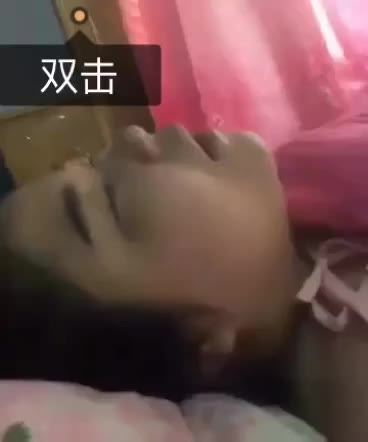
#> input picture image1.tif, 368 x 442 px, found by its file name
$ python uniting_keypoints.py
#> lines starting #> are read from the running program, lines starting #| are printed output that depends on the picture; after the words box and inside, x2 and y2 are one past the last pixel; in counts of white or black regions, pixels touching at a corner belong together
__author__ = 'liuzhen'

# uniting keypoints for duplicate searching

import numpy as np
import cv2
from matplotlib import pyplot as plt
from sklearn.cluster import KMeans

img1 = cv2.imread('/Users/liuzhen-mac/Desktop/image1.tif',0) # queryImage
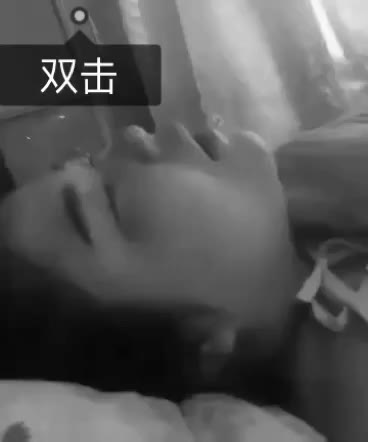
#> img1: shape (442, 368); min 6, max 255, mean 86.2
img2 = cv2.imread('/Users/liuzhen-mac/Desktop/image5.tif',0) # trainImage
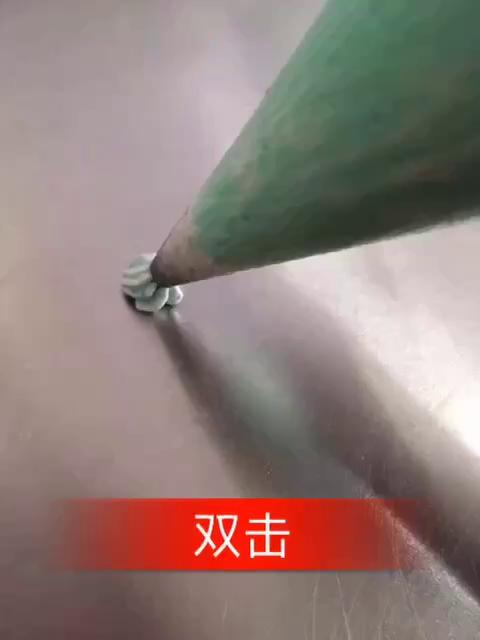
#> input picture image5.tif, 480 x 640 px, found by its file name
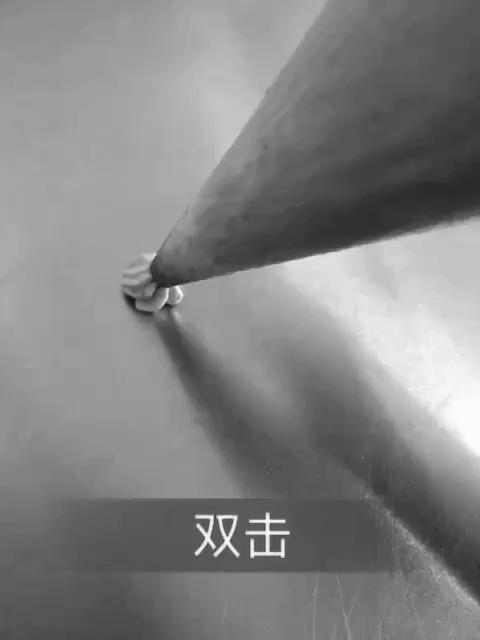
#> img2: shape (640, 480); min 21, max 254, mean 131.2

# Initiate SIFT detector
sift =  cv2.xfeatures2d.SIFT_create()

# find the keypoints and descriptors with SIFT
kp1, des1 = sift.detectAndCompute(img1,None)
#> kp1 = 176 keypoints; strongest (x, y, size): (86, 81, 2.4), (43, 90, 2.5), (114, 74, 2.4), (98, 59, 2.3)
kp2, des2 = sift.detectAndCompute(img2,None)
#> kp2 = 184 keypoints; strongest (x, y, size): (282, 554, 4.2), (287, 533, 3), (283, 521, 2.9), (253, 554, 4.4)

points_1 = np.array([kp1[idx].pt for idx in range(len(kp1))]) #.reshape(-1, 1, 2)
#> points_1 = 176 pairs, first value 42.68 to 355.6, second value 12.2 to 428.7
pints_2 = np.array([kp2[idx].pt for idx in range(len(kp2))])
#> pints_2 = 184 pairs, first value 122 to 475.4, second value 107.6 to 603.1

km1 = KMeans(n_clusters=5, random_state=0).fit(points_1)
km2 = KMeans(n_clusters=5, random_state=0).fit(pints_2)

print(km1.labels_[:10])
#| [0 0 0 0 0 0 0 0 0 0]
print(km2.labels_[:10])
#| [1 1 1 1 1 1 1 1 1 1]

for q in range(10):
    keypoints = points_1[km1.labels_ == q]
#> keypoints = 136 pairs, first value 42.68 to 157.1, second value 12.2 to 217.3

    print(keypoints.shape[0])
#| 136

    img1 = cv2.imread('/Users/liuzhen-mac/Desktop/image1.tif', 0)  # queryImage

    c = 0
    for k in range(keypoints.shape[0]):
        tmp = keypoints[k]
        cv2.circle(img1,(int(tmp[0]),int(tmp[1])), 3,(255, 0, 0),-1)
        c = c + 1
#> this loop made 136 passes
#> tmp on passes 1 to 12: [42.68, 89.95], [42.68, 89.95], [43.45, 60.64], [43.45, 60.64], [44.04, 68.45], [44.04, 68.45], [45.45, 74.5], [47.5, 78.05], [47.5, 78.05], [48.97, 66.33], [48.97, 66.33], [48.97, 66.33]
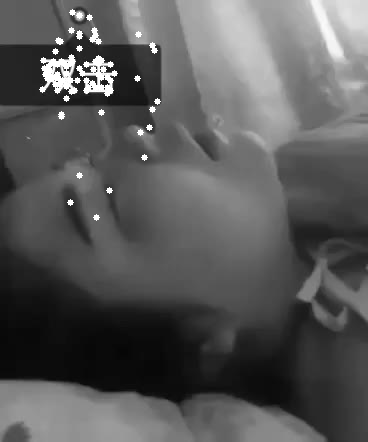
#> img1: shape (442, 368); 1.36% of pixels changed, all inside (x1, y1, x2, y2) = (39, 9, 161, 221)
#> after the loop, c = 136

    print('the number of local features are: ', c)
#| the number of local features are:  136

    cv2.imshow('SIFT_features',img1)
    cv2.waitKey()
    cv2.destroyAllWindows()

print('c')
